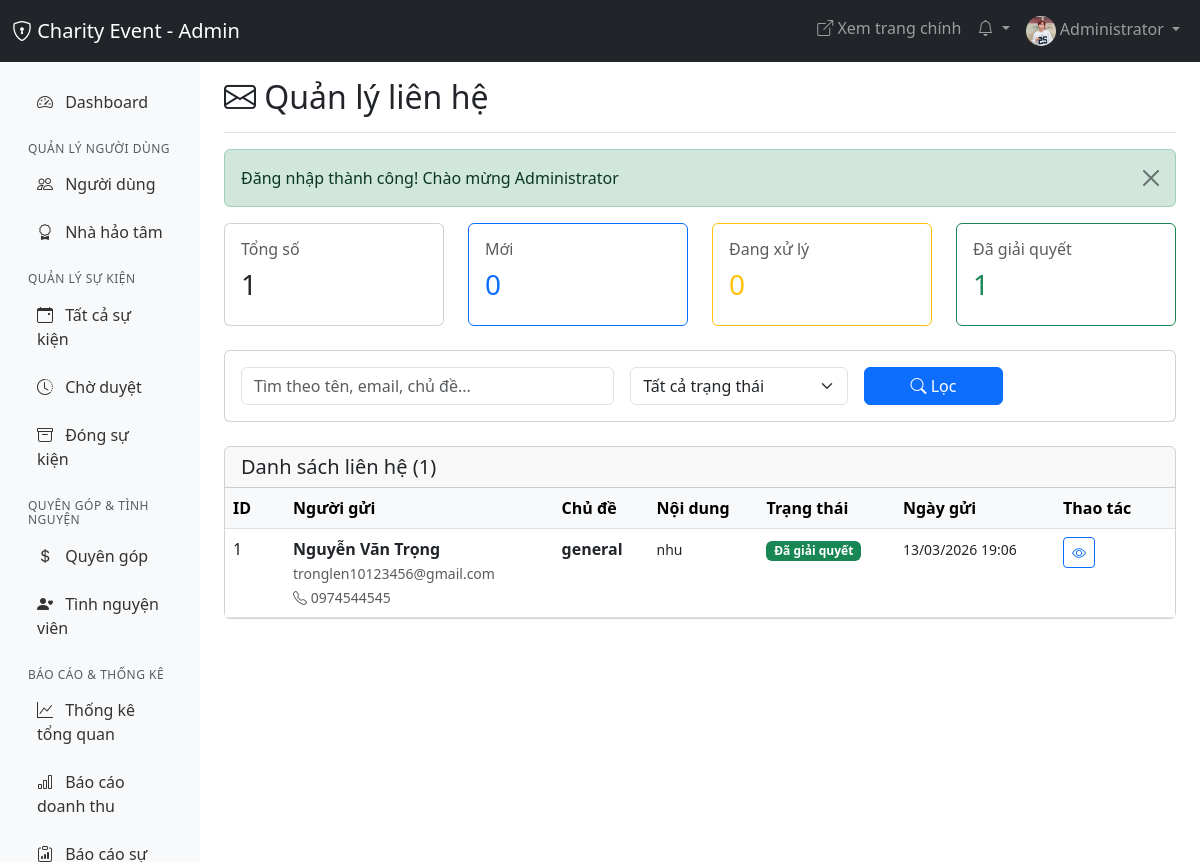
The app's page /admin/contacts/contacts.php (signed in) with its own data.
### tables this page shows
CREATE TABLE `contacts` (
  `id` int(11) NOT NULL,
  `user_id` int(11) DEFAULT NULL,
  `name` varchar(100) NOT NULL,
  `email` varchar(100) NOT NULL,
  `phone` varchar(20) DEFAULT NULL,
  `subject` varchar(255) NOT NULL,
  `message` text NOT NULL,
  `status` enum('new','processing','resolved','closed') DEFAULT 'new',
  `admin_notes` text DEFAULT NULL,
  `replied_at` timestamp NULL DEFAULT NULL,
  `created_at` timestamp NOT NULL DEFAULT current_timestamp()
);

### config/db.php (called while the page is built, shortened)
<?php
function formatDate($date, $format = 'd/m/Y') {
    return date($format, strtotime($date));
}
function truncate($text, $length = 100, $suffix = '...') {
    if (mb_strlen($text) <= $length) {
        return $text;
    }
    return mb_substr($text, 0, $length) . $suffix;
}
function getFlashMessage() {
    if (isset($_SESSION['flash_message'])) {
        $type = $_SESSION['flash_type'] ?? 'info';
        $message = $_SESSION['flash_message'];
        return ['type' => $type, 'message' => $message];
    }
    return null;
}
?>

### admin/contacts/contacts.php (the view, shortened to what this page needs)
<?php
require_once '../../config/db.php';
$pageTitle = 'Quản lý liên hệ';
$page = isset($_GET['page']) ? (int)$_GET['page'] : 1;
$perPage = 20;
$offset = ($page - 1) * $perPage;
$search = $_GET['search'] ?? '';
$where = ['1=1'];
$params = [];
$whereClause = implode(' AND ', $where);
$countQuery = "SELECT COUNT(*) FROM contacts WHERE $whereClause";
$stmt = $pdo->prepare($countQuery);
$stmt->execute($params);
$totalContacts = $stmt->fetchColumn();
$query = "SELECT * FROM contacts
          WHERE $whereClause
          ORDER BY created_at DESC
          LIMIT $perPage OFFSET $offset";
$stmt = $pdo->prepare($query);
$stmt->execute($params);
$contacts = $stmt->fetchAll();
$stats = [
    'total' => $pdo->query("SELECT COUNT(*) FROM contacts")->fetchColumn(),
    'new' => $pdo->query("SELECT COUNT(*) FROM contacts WHERE status = 'new'")->fetchColumn(),
    'processing' => $pdo->query("SELECT COUNT(*) FROM contacts WHERE status = 'processing'")->fetchColumn(),
    'resolved' => $pdo->query("SELECT COUNT(*) FROM contacts WHERE status = 'resolved'")->fetchColumn(),
];
?>
<!DOCTYPE html>
<html lang="vi">
<head>
    <link href="https://cdn.jsdelivr.net/npm/bootstrap@5.3.0/dist/css/bootstrap.min.css" rel="stylesheet">
    <link rel="stylesheet" href="https://cdn.jsdelivr.net/npm/bootstrap-icons@1.11.0/font/bootstrap-icons.css">
</head>
<body>
    <?php include '../includes/admin_navbar.php'; ?>
    <div class="container-fluid">
        <div class="row">
            <?php include '../includes/admin_sidebar.php'; ?>
            <main class="col-md-9 ms-sm-auto col-lg-10 px-md-4">
                <div class="d-flex justify-content-between flex-wrap flex-md-nowrap align-items-center pt-3 pb-2 mb-3 border-bottom">
                    <h1 class="h2"><i class="bi bi-envelope"></i> <?= $pageTitle ?></h1>
                </div>
                <?php
                $flash = getFlashMessage();
                if ($flash):
                ?>
                <div class="alert alert-<?= $flash['type'] ?> alert-dismissible fade show" role="alert">
                    <?= $flash['message'] ?>
                    <button type="button" class="btn-close" data-bs-dismiss="alert"></button>
                </div>
                <?php endif; ?>
                <div class="row mb-4">
                    <div class="col-md-3">
                        <div class="card">
                            <div class="card-body">
                                <h6 class="text-muted">Tổng số</h6>
                                <h3><?= number_format($stats['total']) ?></h3>
                            </div>
                        </div>
                    </div>
                    <div class="col-md-3">
                        <div class="card border-primary">
                            <div class="card-body">
                                <h6 class="text-muted">Mới</h6>
                                <h3 class="text-primary"><?= number_format($stats['new']) ?></h3>
                            </div>
                        </div>
                    </div>
                    <div class="col-md-3">
                        <div class="card border-warning">
                            <div class="card-body">
                                <h6 class="text-muted">Đang xử lý</h6>
                                <h3 class="text-warning"><?= number_format($stats['processing']) ?></h3>
                            </div>
                        </div>
                    </div>
                    <div class="col-md-3">
                        <div class="card border-success">
                            <div class="card-body">
                                <h6 class="text-muted">Đã giải quyết</h6>
                                <h3 class="text-success"><?= number_format($stats['resolved']) ?></h3>
                            </div>
                        </div>
                    </div>
                </div>
                <div class="card mb-4">
                    <div class="card-body">
                        <form method="GET" class="row g-3">
                            <div class="col-md-5">
                                <input type="text" class="form-control" name="search"
                                       placeholder="Tìm theo tên, email, chủ đề..."
                                       value="<?= htmlspecialchars($search) ?>">
                            </div>
                            <div class="col-md-3">
                                <select class="form-select" name="status">
                                    <option value="">Tất cả trạng thái</option>
                                </select>
                            </div>
                            <div class="col-md-2">
                                <button type="submit" class="btn btn-primary w-100">
                                    <i class="bi bi-search"></i> Lọc
                                </button>
                            </div>
                        </form>
                    </div>
                </div>
                <div class="card">
                    <div class="card-header">
                        <h5 class="mb-0">Danh sách liên hệ (<?= number_format($totalContacts) ?>)</h5>
                    </div>
                    <div class="card-body p-0">
                        <div class="table-responsive">
                            <table class="table table-hover mb-0">
                                <thead class="table-light">
                                    <tr>
                                        <th style="width: 60px;">ID</th>
                                        <th>Người gửi</th>
                                        <th>Chủ đề</th>
                                        <th>Nội dung</th>
                                        <th>Trạng thái</th>
                                        <th>Ngày gửi</th>
                                        <th style="width: 120px;">Thao tác</th>
                                    </tr>
                                </thead>
                                <tbody>
                                    <?php if (count($contacts) > 0): ?>
                                        <?php foreach ($contacts as $contact): ?>
                                        <tr class="<?= $contact['status'] === 'new' ? 'table-primary' : '' ?>">
                                            <td>
                                                <?= $contact['id'] ?>
                                            </td>
                                            <td>
                                                <div>
                                                    <strong><?= htmlspecialchars($contact['name']) ?></strong>
                                                    <br><small class="text-muted"><?= htmlspecialchars($contact['email']) ?></small>
                                                    <?php if ($contact['phone']): ?>
                                                    <br><small class="text-muted"><i class="bi bi-telephone"></i> <?= htmlspecialchars($contact['phone']) ?></small>
                                                    <?php endif; ?>
                                                </div>
                                            </td>
                                            <td>
                                                <strong><?= htmlspecialchars($contact['subject']) ?></strong>
                                            </td>
                                            <td>
                                                <small><?= htmlspecialchars(truncate($contact['message'], 100)) ?></small>
                                            </td>
                                            <td>
                                                <?php
                                                $statusColors = [
                                                    'new' => 'primary',
                                                    'processing' => 'warning',
                                                    'resolved' => 'success',
                                                    'closed' => 'secondary'
                                                ];
                                                $statusLabels = [
                                                    'new' => 'Mới',
                                                    'processing' => 'Đang xử lý',
                                                    'resolved' => 'Đã giải quyết',
                                                    'closed' => 'Đã đóng'
                                                ];
                                                ?>
                                                <span class="badge bg-<?= $statusColors[$contact['status']] ?>">
                                                    <?= $statusLabels[$contact['status']] ?>
                                                </span>
                                            </td>
                                            <td>
                                                <small><?= formatDate($contact['created_at'], 'd/m/Y H:i') ?></small>
                                            </td>
                                            <td>
                                                <div class="btn-group btn-group-sm">
                                                    <button class="btn btn-outline-primary"
                                                            data-bs-toggle="modal"
                                                            data-bs-target="#contactModal<?= $contact['id'] ?>"
                                                            title="Xem chi tiết">
                                                        <i class="bi bi-eye"></i>
                                                    </button>
                                                </div>
                                            </td>
                                        </tr>
                                        <?php endforeach; ?>
                                    <?php endif; ?>
                                </tbody>
                            </table>
                        </div>
                    </div>
                </div>
            </main>
        </div>
    </div>
</body>
</html>

### records on screen
contacts: id "1", name "Nguyễn Văn Trọng", email "tronglen10123456@gmail.com", phone "0974544545", subject "general", message "nhu", status "Đã giải quyết", created_at "13/03/2026 19:06"

### other values on screen
SITE_NAME "Charity Event"
$_SESSION['fullname'] "Administrator"
$pageTitle "Quản lý liên hệ"
$flash['message'] "Đăng nhập thành công! Chào mừng Administrator"
$stats['total'] "1"
$stats['new'] "0"
$stats['processing'] "0"
$stats['resolved'] "1"
$totalContacts "1"
